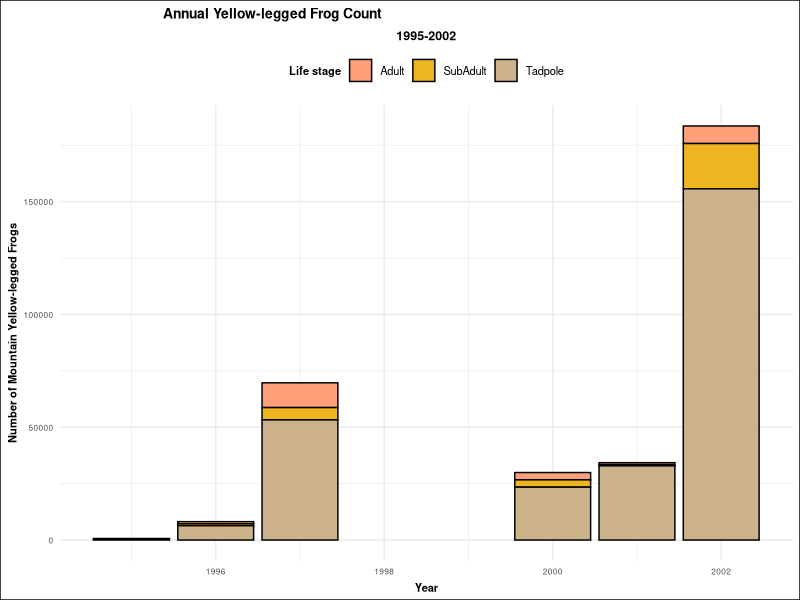
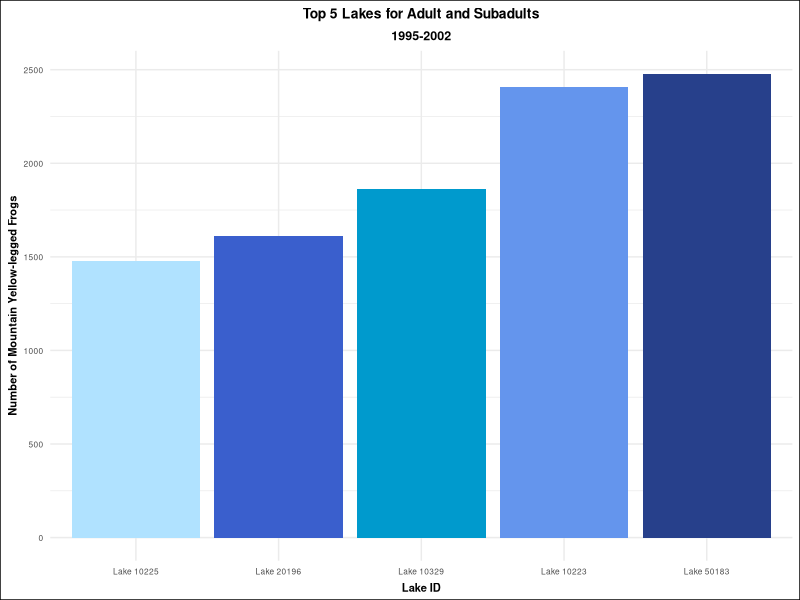
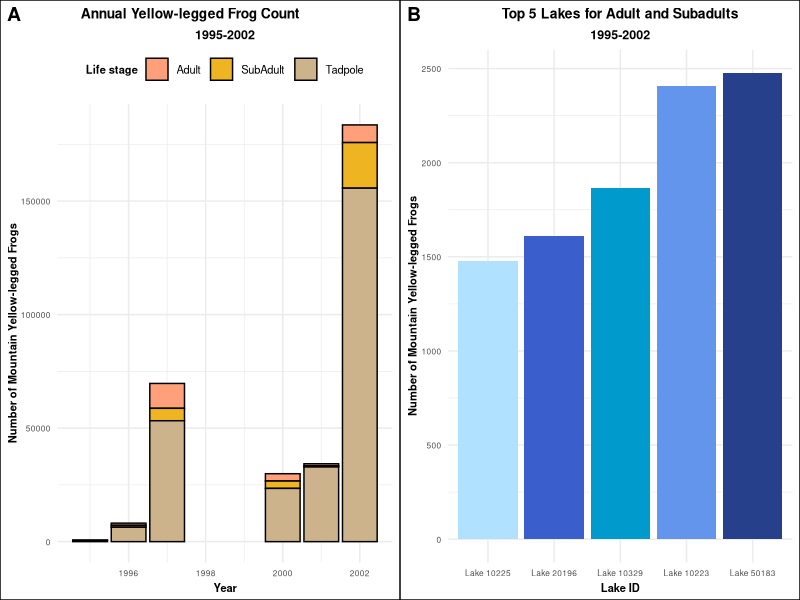

Generate these figures, in order, with R:
## ---- chunk 1
knitr::opts_chunk$set(echo = TRUE, warning = FALSE, message = FALSE)

# Install packages
library(readxl)
library(here)
library(lubridate)
library(tidyverse)
library(cowplot)

## ---- chunk 2
# Read in the data
amphibians <- read_excel(here("data", "sierra_amphibians.xlsx"))
## ---- chunk 3

# filter for life stage and species we need
yellow_amph <- amphibians %>% 
  filter (amphibian_life_stage %in% c("Adult", "SubAdult", "Tadpole")) %>% 
  filter (amphibian_species == "RAMU") %>% 

# make a new column with just the year
  mutate(year = year(survey_date)) 

# create a summary table to organize by year and life stage
  yellow_amph_table <- yellow_amph %>% 
    group_by(year, amphibian_life_stage) %>% 
  summarise(count = sum(amphibian_number, na.rm=TRUE))
## ---- chunk 4
yellow_amph_graph <- ggplot(data = yellow_amph_table, aes(fill = amphibian_life_stage, x = year, y = count)) +
  geom_col(stat = "identity",
           color = "black")+
  scale_fill_manual(values =c("lightsalmon1", "goldenrod2", "navajowhite3"))+
  theme_minimal()+
  labs( x = "Year",
        y = "Number of Mountain Yellow-legged Frogs",
        title = "Annual Yellow-legged Frog Count",
        subtitle = "1995-2002",
        fill = "Life stage")+
  theme(plot.title = element_text(hjust = 0.2, face = "bold", size = 10),
        plot.subtitle = element_text(hjust = 0.5, face = "bold", size = 9),
        axis.title.x = element_text(vjust = 0.2, face = "bold", size = 8),
        axis.title.y = element_text(face = "bold", size = 8),
        plot.background = element_rect(fill = "white"),
        legend.title = element_text(size=8, face = "bold"),
        legend.text = element_text(size=8),
        legend.position = "top",
        axis.text = element_text(size = 6))
yellow_amph_graph

## ---- chunk 5
# need to create new df with just adult and subadult (no tadpole)
yellow_amph_sub_adult <- yellow_amph %>% 
  filter(amphibian_life_stage %in% c("Adult", "SubAdult"))

# rename the Lake columns to include "Lake"
  yellow_amph_sub_adult$lake_id <- sub("^", "Lake ", yellow_amph_sub_adult$lake_id)
  
# top 5 lakes
top_5_lakes <- yellow_amph_sub_adult %>% 
  group_by(lake_id) %>% 
  summarize(count = sum(amphibian_number)) %>% 
  slice_max(count, n =5) %>% 
  arrange(count)
## ---- chunk 6
top_lakes_graph <- ggplot(data = top_5_lakes, aes(x = reorder(lake_id, count), y = count)) +
  geom_col(aes(fill = lake_id), show.legend = FALSE)+
  theme_minimal()+
  labs( x = "Lake ID",
        y = "Number of Mountain Yellow-legged Frogs",
        title = "Top 5 Lakes for Adult and Subadults",
        subtitle = "1995-2002")+
  theme(plot.title = element_text(hjust = 0.5, face = "bold", size = 10),
        plot.subtitle = element_text(hjust = 0.5, face = "bold", size = 9),
        axis.title.x = element_text(vjust = 0.2, face = "bold", size = 8),
        axis.title.y = element_text(face = "bold", size = 8),
        axis.text = element_text(size = 6),
        plot.background = element_rect(fill = "white"))+
  scale_fill_manual(values = c("cornflowerblue", "lightskyblue1", "deepskyblue3", "royalblue3", "royalblue4"))
  
top_lakes_graph
## ---- chunk 7
plot_grid(yellow_amph_graph, top_lakes_graph, labels = c('A', 'B'))
